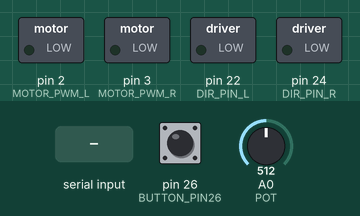
The sketch below on a simulated Arduino Mega 2560, built with avr-gcc and run on an emulated ATmega2560. Shown: switched loads named in the sketch (green lamp = pin HIGH). The inputs (shaded band) are chosen by the test bench; at power-on: A0 (POT) = 512, pin 26 (BUTTON_PIN26) LOW. What the sketch prints to the serial monitor is not drawn.

Above: at 1.2 s.
1.3 s: "f" received over the second serial link
At 2.5 s:
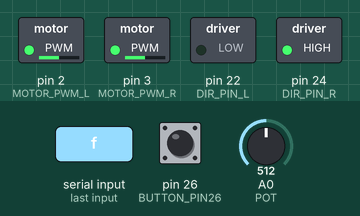
2.8 s: A0 (POT) set to 716
At 3.3 s:
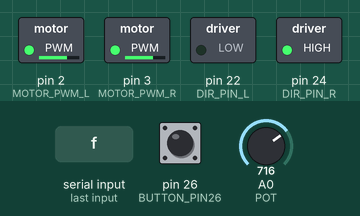
4.3 s: "b" received over the second serial link
At 4.8 s:
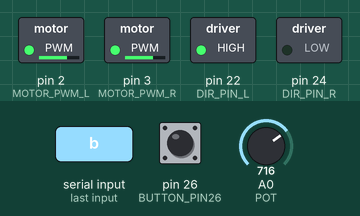
5.8 s: A0 (POT) set to 900
At 6.8 s:
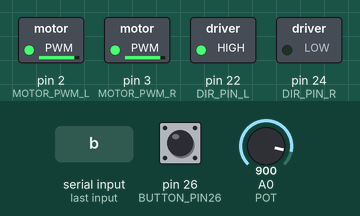
7.3 s: "r" received over the second serial link
At 8.1 s:
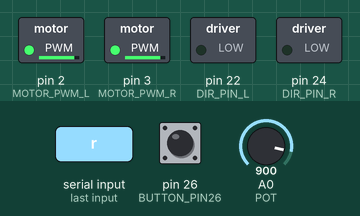
8.8 s: "l" received over the second serial link
At 9.3 s:
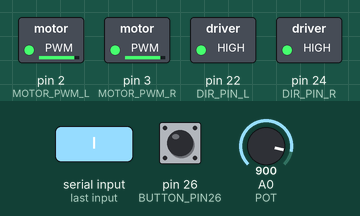
Timing chart, 0 to 11.3 s (numbered marks = the images above; inputs shaded):
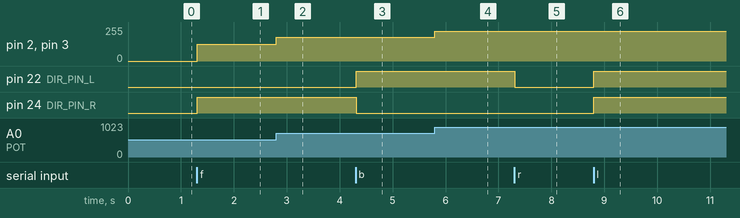

The sketch:

onboard_motor_controller.ino
```cpp
/*

Andrew Albano
Doan Tran Dong Son
12/21/2022

Onboard Motor Controller Testing

Control 1 BLDC Motor with built in driver.
- Red wire = VCC
- Black wire = GND
- Blue wire = PWM
- White wire = DIRECTION (0 = CW, 1 = CCW)
- Yellow wire = FG (Hall Signal pulse outputs, 9 pulse/cycle)

*/

// LIBRARIES
#include<EasyButton.h>
#include <SoftwareSerial.h>

// MOTOR DEFINITIONS
#define MOTOR_PWM_L   2
#define MOTOR_PWM_R   3
#define DIR_PIN_L     22
#define DIR_PIN_R     24
// POTENTIOMETER DEFINITIONS
#define POT           A0

int zero_upper = 600;
int zero_lower = 400;


// BLUETOOTH DEFINITIONS
#define rxPin 50
#define txPin 48
SoftwareSerial HM10(rxPin, txPin); //RX pin = 16,  TX pin = 17
//char appData;
char inData;
//String inData = "";


// BUTTON DEFINITIONS AND SETUP
#define BUTTON_PIN26 26
uint8_t debounce = 0;
bool pullup = false;
bool invert = true;
EasyButton dir_button(BUTTON_PIN26, debounce, pullup, invert);   // direction button


// modes and speeds
int mode = 1; // START IN MODE1
int drive_state = 0;
int speed = 0;

//Joystick Control
unsigned int l_yaxis;
unsigned int r_yaxis;
int left_axis;
int right_axis;
int left_motor_speed;
int right_motor_speed;

// FUNCTIONS
// general looks for joystick or button mode
/*

void bluetooth_general() {
  HM10.listen();  // listen to the HM10 port

  if(HM10.available() > 0) {   // if HM10 sends something then read
    inData = HM10.read();
    inData = String(appData);  // save the data in string format
    //Serial.write(appData);
  }
}//end bluetooth button mode receiving function
*/

// function that is called while in button mode
void bluetooth_buttonMode() {
  HM10.listen();  // listen to the HM10 port

  if(HM10.available() > 0) {   // if HM10 sends something then read
    inData = HM10.read();
    //inData = String(appData);  // save the data in string format
  }
}//end bluetooth button mode receiving function


// need a way to identify whether the signal is meant for the mode or not, maybe send the mode each time and read it first.
/*
// Bluetooth function called when in joystick mode to read 2 values
void bluetooth_JoystickMode() {
  HM10.listen();  // listen to the HM10 port

  while(HM10.available() >= 2) {   // if 2 bytes are in the buffer, read both
    l_yaxis = HM10.read();
    r_yaxis = HM10.read();
  }
}   // end joystick mode
*/

void forward(){
  digitalWrite(DIR_PIN_L,LOW);        // spin left wheel ccw
  digitalWrite(DIR_PIN_R,HIGH);       // spin right wheel cw
  analogWrite(MOTOR_PWM_L,speed);
  analogWrite(MOTOR_PWM_R,speed);
}
void reverse(){
  digitalWrite(DIR_PIN_L,HIGH);       // spin left wheel cw
  digitalWrite(DIR_PIN_R,LOW);        // spin right wheel ccw
  analogWrite(MOTOR_PWM_L,speed);
  analogWrite(MOTOR_PWM_R,speed);
}

void clockwise(){
  digitalWrite(DIR_PIN_L,LOW);        // spin left wheel ccw
  digitalWrite(DIR_PIN_R,LOW);        // spin right wheel ccw
  analogWrite(MOTOR_PWM_L,speed);
  analogWrite(MOTOR_PWM_R,speed);
}

void counterclockwise(){
  digitalWrite(DIR_PIN_L,HIGH);        // spin left wheel cw
  digitalWrite(DIR_PIN_R,HIGH);        // spin right wheel cw
  analogWrite(MOTOR_PWM_L,speed);
  analogWrite(MOTOR_PWM_R,speed);
}

void off(){
  //speed=0;
  //digitalWrite(MOTOR_PWM_L,LOW);
  //digitalWrite(MOTOR_PWM_R,LOW);
  //digitalWrite(DIR_PIN_L,HIGH);        // spin left wheel cw
  //digitalWrite(DIR_PIN_R,HIGH);        // spin right wheel cw
  analogWrite(MOTOR_PWM_L,0);
  analogWrite(MOTOR_PWM_R,0);

}


void setup() {
  // SET BAUD RATE FOR SERIAL COMMUNICATION
  Serial.begin(9600);     // Baud rate for computer serial communication
  HM10.begin(9600);       // Baud rate for bluetooth serial communication-9600 default


  Serial.println("BLDC motor test");
  HM10.println("Onboard controller connected at 9600 baud rate");

  TCCR3B = TCCR3B & B11111000 | B00000001;   // for PWM frequency of 31372.55 Hz
  pinMode(3,OUTPUT);

  // MOTOR PIN INITIALIZATION
  pinMode(MOTOR_PWM_L, OUTPUT);
  pinMode(DIR_PIN_L, OUTPUT);
  pinMode(MOTOR_PWM_R, OUTPUT);
  pinMode(DIR_PIN_R, OUTPUT);

  // POTENTIOMETER PIN INITIALIZATION
  pinMode(POT, INPUT);

  // BUTTON PIN INITIALIZATION
  dir_button.begin();
  bool dir_state = false;
  mode=1;
}

/*
mode 1 = button mode
mode 2 = joystick mode
*/
void loop() {

  // READ POTENTIOMETER TO GET SPEED
  //speed=analogRead(POT);            // Read the pot
  //speed=map(speed,0,1023,0,255);    // Scale the output range
  //Speed=200; // max Speed

  //bool dir_state;
  // SET MOTOR DIRECTION
  // BLUETOOTH METHOD

  // BUTTON MODE
  if(mode == 1){
    digitalWrite(42, LOW);
    speed=analogRead(POT);            // Read the pot

    //speed = 900;
    speed=map(speed,0,1023,0,255);    // Scale the output range
    // DETERMINE MOTOR STATE
    if(HM10.available() > 0) {   // if HM10 receives a state update, read it
      inData = HM10.read();
      // INTERPRET INPUT AND PREPARE OUTPUT STATE
      switch (inData) {
        case 'f':
          HM10.println("FORWARD");
          drive_state = 1;
          break;

        case 'b':
          HM10.println("REVERSE");
          drive_state = 2;
          break;

        case 'r':
          HM10.println("CW");
          drive_state = 3;   // rotate clockwise
          break;

        case 'l':
          HM10.println("CCW");
          drive_state = 4;   // rotate counter clockwise
          break;

        case 'u':
          HM10.println("SOLAR UP");
          drive_state = 5;   // expand solar panel
          break;

        case 'd':
          HM10.println("SOLAR DOWN");
          drive_state = 6;   // retract solar panel
          break;

        case 't':
          HM10.println("TURBINE UP");
          drive_state = 7;   // Expand turbine
          // turbine up
          break;

        case 'c':
          HM10.println("TURBINE DOWN");
          drive_state = 8;   // rotate counter clockwise
          break;

        case 'o':
          HM10.println("MOTORS OFF");
          drive_state = 0;
          break;
        case '1':
          mode = 1;
          break;
        case 'z':
          mode = 2;
          HM10.println("MOTORS OFF");
          HM10.println("JOYSTICK MODE");
          drive_state = 0;
          break;
        default: break;
      }//end switch case statements
    } //end if hm10 available

    // ACTIVATE MOTOR STATE
    if(drive_state == 1){
      forward();
    }
    else if(drive_state == 2){
      reverse();
    }
    else if(drive_state == 3){
      clockwise();
    }
    else if(drive_state == 4){
      counterclockwise();
    }
    else if(drive_state == 0){
      off();
    }
    else if(drive_state == 5){ // add code solar up
      off();
    }
     else if(drive_state == 6){ // add code solar down
      off();
    }
     else if(drive_state == 7){ // add code for turbines up
      off();
    }
     else if(drive_state == 8){ // add code for turbines down
      off();
    }

  }//end if mode = 1

  else if(mode == 2){
    // DEFAULT VALUE WHEN JOYSTICK IS CENTERED
    l_yaxis = 510/4;
    r_yaxis = 510/4;
  digitalWrite(42, HIGH);
    // READ THE INCOMING DATA FROM THE JOYSTICK AAND BLUETOOTH
    if(HM10.available() >= 2){
      l_yaxis = HM10.read();
      delay(10);
      r_yaxis = HM10.read();
    }

    // CONVERT BACK TO 0-1023 RANGE FROM 0-255 RANGE
    left_axis = l_yaxis*4;
    right_axis = r_yaxis*4;

    // LEFT MOTOR SPEED AND DIRECTION CONTROLS
    if(left_axis > zero_upper){                  // left joystick is moved up
      digitalWrite(DIR_PIN_L,LOW);        // spin left wheel ccw to move forward
      left_motor_speed = map(left_axis, zero_upper, 1023, 0, 255);
      analogWrite(MOTOR_PWM_L,left_motor_speed);
    }
    else if(left_axis < zero_lower){             // left Joystick is moved down
      digitalWrite(DIR_PIN_L,HIGH);        // spin left wheel ccw to move forward
      left_motor_speed = map(left_axis, zero_lower, 0, 0, 255);

    }

    // RIGHT MOTOR SPEED AND DIRECTION CONTROLS
    if(right_axis > zero_upper){                  // right joystick is moved up // 550
      digitalWrite(DIR_PIN_R,HIGH);        // spin left wheel cw to move forward
      right_motor_speed = map(right_axis, zero_upper, 1023, 0, 255);
    }
    else if(right_axis < zero_lower){             // left Joystick is moved down //470
      digitalWrite(DIR_PIN_R,LOW);        // spin left wheel ccw to move forward
      left_motor_speed = map(left_axis, zero_lower, 0, 0, 255);
    }
int zero_upper = 600;
int zero_lower = 400;
    // OUTPUT THE SPEED
    analogWrite(MOTOR_PWM_L,left_motor_speed);
    analogWrite(MOTOR_PWM_R,right_motor_speed);


} // end if mode 2
}// end loop


/*
if(inData=='f'){
        //drive_state =1;
        HM10.println("f");
        drive_state=1;
      }
      else if(inData=='b'){
        //drive_state =1;
        HM10.println("reverse");
        drive_state=2;
      }
            else if(inData=='o'){
        //drive_state =1;
        HM10.println("off");
        drive_state=0;
      }
      */


/*
  }
  if (inData == "2"){

    if(mode == 2  && inData == "2"){//if mode 2 is already on, deactivate it

        mode=0; //turns off the mode and goes to button mode
        HM10.println("MODE 2 DEACTIVATED");
      }//end if statement for deactivating mode 2

      else{
          mode = 2;
          HM10.println("Reverse");
      }
  }

  if(inData=="f"){
    if(mode == 1 && inData == "f"){//if mode 1 is already on, deactivate it

        mode=0; //turns off the mode and goes to button mode
        HM10.println("MODE 1 DEACTIVATED");
      }//end if statement for deactivating mode 2

      else{
          mode = 1;
          HM10.println("Forward");
      }
  }

  if(inData =="b"){
    if(mode == 3 && inData == "b"){//if mode 1 is already on, deactivate it

        mode=0; //turns off the mode and goes to button mode
        HM10.println("Button MODE 3 ACTIVATED");
      }//end if statement for deactivating mode 2

      else{
          mode = 3;
          HM10.println("Button MODE 3 ACTIVATED");
      }
    }

  if(mode!=0){
    if (mode == 1)
    {
      digitalWrite(DIR_PIN_L,HIGH); // SET CW
    }
    else if(mode == 2)
    {
      digitalWrite(DIR_PIN_L,LOW);  //SET CCW
    }
    else if(mode == 3){
      // PHYSICAL METHOD
      dir_button.read();
      bool dir_state = dir_button.isPressed();
      if(dir_state){
        digitalWrite(DIR_PIN_L,LOW); // SET CCW
      }
      else{
        digitalWrite(DIR_PIN_L,HIGH);  //SET CW
      }
    }

    analogWrite(MOTOR_PWM_L, speed);
    }
  else{
    digitalWrite(MOTOR_PWM_L, LOW);
  }
  */
```

Measured:
- after the input at 1.3 s, pin 2 (MOTOR_PWM_L), pin 3 (MOTOR_PWM_R): 0/255 → 127/255 at once; pin 24 (DIR_PIN_R): LOW → HIGH at once
- after the input at 2.8 s, pin 2 (MOTOR_PWM_L), pin 3 (MOTOR_PWM_R): 127/255 → 178/255 at once
- after the input at 4.3 s, pin 22 (DIR_PIN_L): LOW → HIGH at once; pin 24 (DIR_PIN_R): HIGH → LOW at once
- after the input at 5.8 s, pin 2 (MOTOR_PWM_L), pin 3 (MOTOR_PWM_R): 178/255 → 224/255 at once
- after the input at 7.3 s, pin 22 (DIR_PIN_L): HIGH → LOW at once
- after the input at 8.8 s, pin 22 (DIR_PIN_L), pin 24 (DIR_PIN_R): LOW → HIGH at once
